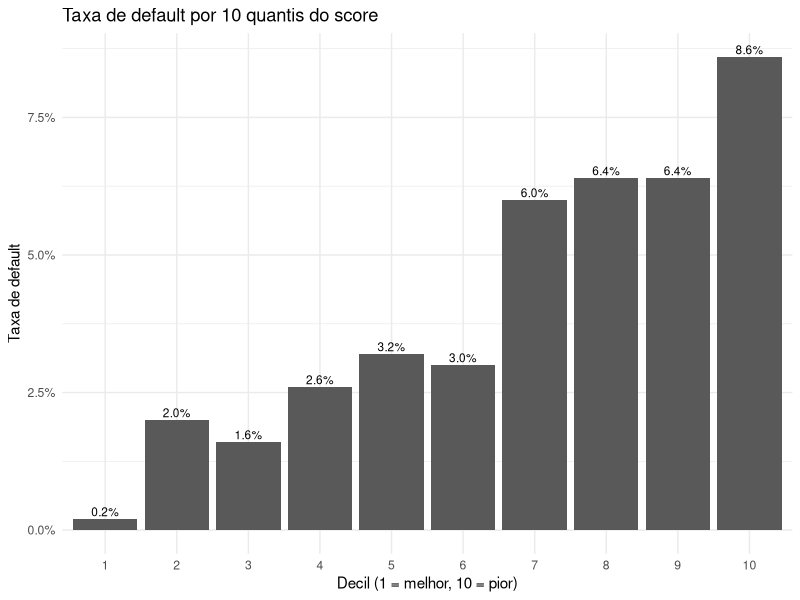

R code for this plot:
library(dplyr)
library(ggplot2)
library(scales)

df <- tibble(score = runif(5000),
             default = rbinom(5000, 1, prob = 0.08*(1 - score))) # quanto maior a score menor a chance de default
n_bins <- 10
x <- c(5, 1, 3, 2, 2)
ntile(x, 2)
# 1) Quantis do score: 1 = melhor, n_bins = pior
df_bins <- df %>%
  mutate(bin = ntile(desc(score), n_bins)) %>%  # desc() pois score alto = menor risco
  group_by(bin) %>%
  summarise(
    n       = n(),
    events  = sum(default == 1, na.rm = TRUE),
    rate    = events / n
  ) %>%
  ungroup()

# 2) Gráfico de barras: taxa de default por quantil
ggplot(df_bins, aes(x = factor(bin), y = rate)) +
  geom_col() +
  geom_text(aes(label = percent(rate, accuracy = 0.1)), vjust = -0.3, size = 3) +
  scale_y_continuous(labels = percent_format()) +
  labs(
    title = paste0("Taxa de default por ", n_bins, " quantis do score"),
    x = paste0(ifelse(n_bins == 10, "Decil", "Quantil"), " (1 = melhor, ", n_bins, " = pior)"),
    y = "Taxa de default"
  ) +
  theme_minimal()
